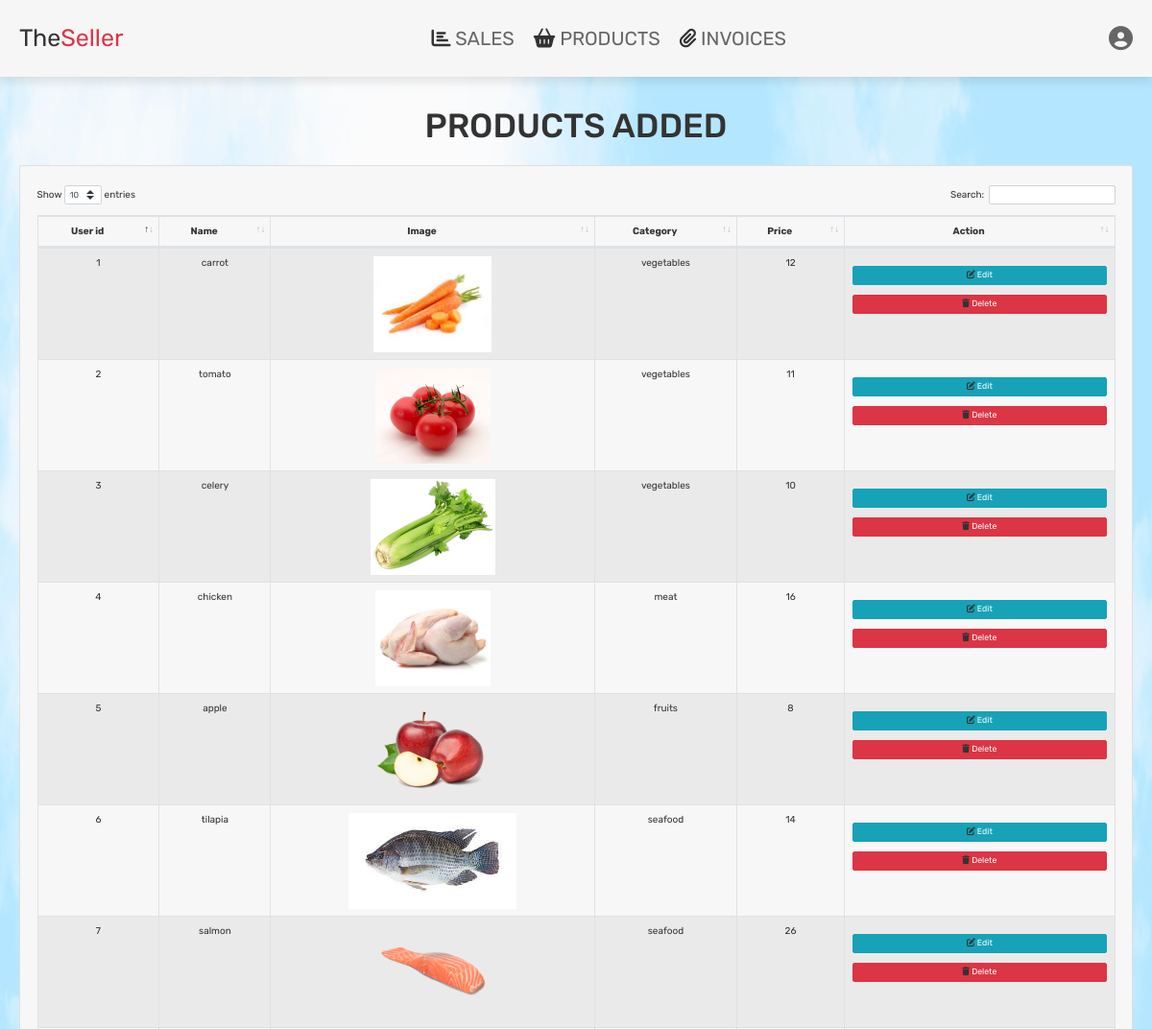
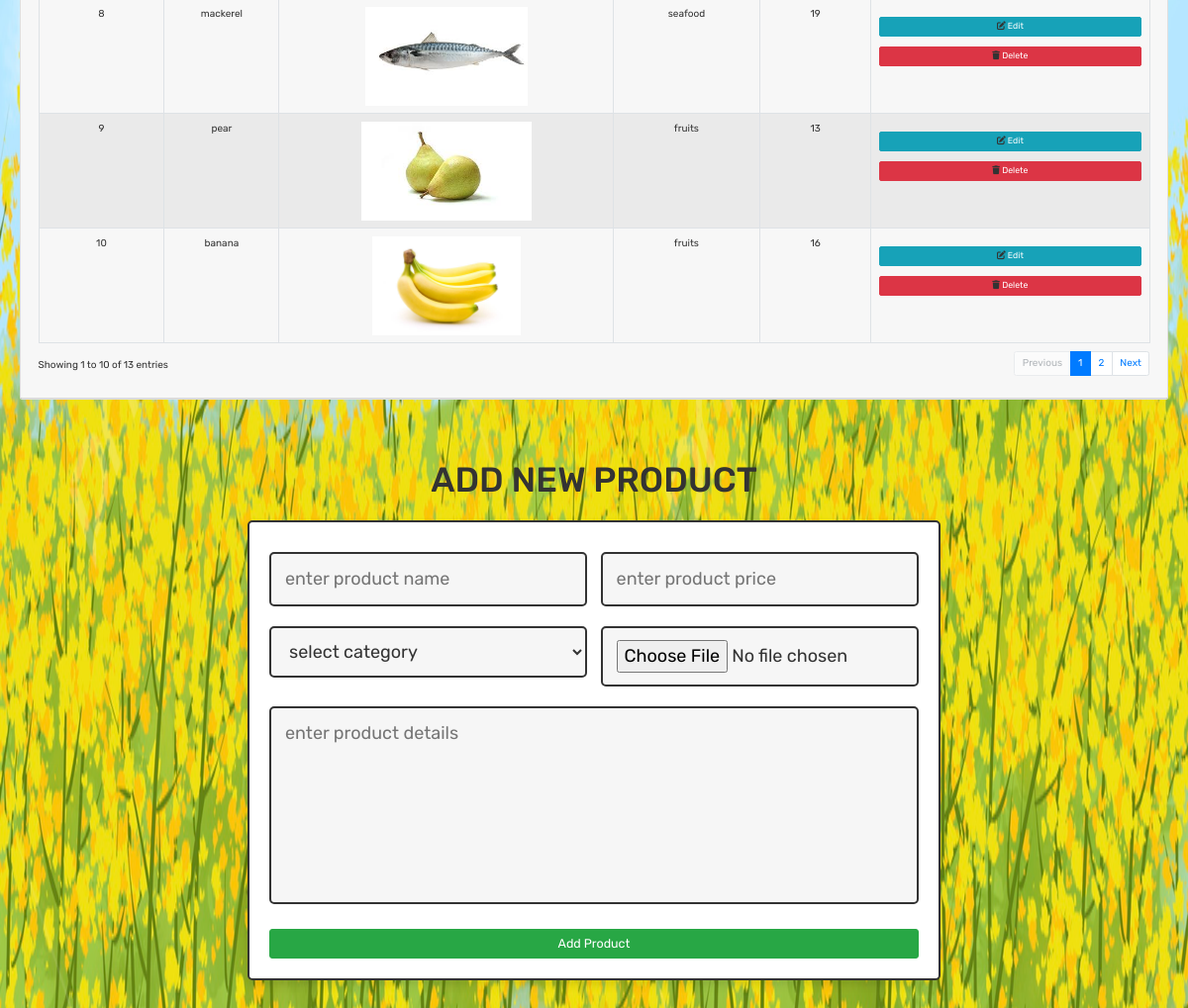
Screenshot of /seller_products.php (signed in) with the database file from the repository (2 pictures, top to bottom).
### tables this page shows
CREATE TABLE `products` (
  `id` int(100) NOT NULL,
  `name` varchar(100) NOT NULL,
  `category` varchar(20) NOT NULL,
  `details` varchar(500) NOT NULL,
  `price` int(100) NOT NULL,
  `image` varchar(100) NOT NULL,
  `sold` int(100) NOT NULL
);

### seller_products.php (the view, shortened to what this page needs)
<?php
@include 'config.php';
?>
<!DOCTYPE html>
<html lang="en">
<head>
   <link rel="stylesheet" href="https://cdnjs.cloudflare.com/ajax/libs/font-awesome/6.1.1/css/all.min.css">
   <link rel="stylesheet" href="css/admin_style.css">
   <link rel="stylesheet" href="css/dataTables.bootstrap4.min.css">
   <link rel="stylesheet" href="css/bootstrap.min.css">
</head>
<body style="background:url(images/admin-bg.jpg); background-repeat: no-repeat; background-size: 100% 100%;">
<?php include 'seller_header.php'; ?>
<section class="table-product" >
<h1 class="title">products added</h1>
<div class="card " style="width: 100%;">
        <div class="card-header">
        <div class="card-body pr-2 pl-2">
          <table id="example" class="table table-striped table-bordered" style="width:100%">
                  <thead>
                    <tr>
                      <th class="text-center">User id</th>
                      <th  class="text-center">Name</th>
                      <th  class="text-center">Image</th>
                      <th  class="text-center">Category</th>
                      <th  class="text-center">Price</th>
                      <th  width='25%' class="text-center">Action</th>
                    </tr>
                  </thead>
                  <tbody>
                  <?php
                  $i=1;
                     $select_products = $conn->prepare("SELECT * FROM `products`");
                     $select_products->execute();
                     if($select_products->rowCount() > 0){
                        while($fetch_products = $select_products->fetch(PDO::FETCH_ASSOC)){
                  ?>
                  <tr class="text-center">
                    <td><?php echo $i++;?></td>
                    <td><?php echo $fetch_products['name'];?></td>
                    <td class="image"><img src="uploaded_img/<?= $fetch_products['image']; ?>" height="100" alt=""></td>
                     <td><?php echo $fetch_products['category'];?></td>
                     <td><?= $fetch_products['price']; ?></td>
                  <td>
                  <a href="admin_update_product.php?update=<?= $fetch_products['id']; ?>" class="btn btn-info btn-sm"> <i class="fas fa-edit"></i> edit </a>
                     <a onclick="return confirm('Are you sure To Delete ? The user related information will also be delete!')"
                     class="btn btn-danger btn-sm " href="?delete=<?= $fetch_products['id']; ?>"><i class="fas fa-trash"></i> delete</a>
                  </td>
                  <?php }?>
                  <?php }else{
                     echo '<p class="empty">no product available!</p>';
                  }?>
                  </tr>
                  </tbody>
          </table>
        </div>
        </div>
</div>
</section>
<section class="add-products">
   <h1 class="title">add new product</h1>
   <form action="" method="POST" enctype="multipart/form-data">
      <div class="flex">
         <div class="inputBox">
         <input type="text" name="name" class="box" required placeholder="enter product name">
         <select name="category" class="box" required>
            <option value="" selected disabled>select category</option>
         </select>
         </div>
         <div class="inputBox">
         <input type="number" min="0" name="price" class="box" required placeholder="enter product price">
         <input type="file" name="image" required class="box" accept="image/jpg, image/jpeg, image/png">
         </div>
      </div>
      <textarea name="details" class="box" required placeholder="enter product details" cols="30" rows="10"></textarea>
      <input type="submit" class="btn btn-success btn-lg " value="add product" name="add_product">
   </form>
</section>
</body>
</html>

### css/admin_style.css (style rules this page uses)
.add-products form { max-width: 70rem; padding:2rem; margin:0 auto; text-align: center; border:var(--border); box-shadow: var(--box-shadow); background-color: var(--white); border-radius: .5rem; }
.add-products form .flex { display: flex; justify-content: space-between; flex-wrap: wrap; }
.add-products form .flex .inputBox { width: 49%; }
.add-products form .box { width: 100%; margin:1rem 0; padding:1.2rem 1.4rem; font-size: 1.8rem; color:var(--black); border-radius: .5rem; background-color: var(--light-bg); border:var(--border); }
.add-products form textarea { height: 20rem; resize: none; }

### css/components.css (style rules this page uses)
:root { --green:#27ae60; --orange:#f39c12; --red:#e74c3c; --black:#333; --light-color:#666; --white:#fff; --light-bg:#f6f6f6; --border:.2rem solid var(--black); --box-shadow:0 .5rem 1rem rgba(0,0,0,.1); }
* { font-family: 'Rubik', sans-serif; margin:0; padding:0; box-sizing: border-box; outline: none; border:none; text-decoration: none; color:var(--black); }
body { background-color: var(--light-bg); }
html { font-size: 62.5%; overflow-x: hidden; scroll-behavior: smooth; scroll-padding-top: 6.5rem; }
section { padding:3rem 2rem; max-width: 1200px; margin:0 auto; }
.btn, .delete-btn, .option-btn { display: block; width: 100%; margin-top: 1rem; border-radius: .5rem; color:var(--white); font-size: 2rem; padding:1.3rem 3rem; text-transform: capitalize; cursor: pointer; text-align: center; }
.btn { background-color: var(--green); }
.title { text-align: center; margin-bottom: 2rem; text-transform: uppercase; color:var(--black); font-size: 3.5rem; }

### rows the page displays
products: name "carrot", image (picture), category "vegetables", price "12"
products: name "tomato", image (picture), category "vegetables", price "11"
products: name "celery", image (picture), category "vegetables", price "10"
products: name "chicken", image (picture), category "meat", price "16"
products: name "apple", image (picture), category "fruits", price "8"
products: name "tilapia", image (picture), category "seafood", price "14"
products: name "salmon", image (picture), category "seafood", price "26"
products: name "mackerel", image (picture), category "seafood", price "19"
products: name "pear", image (picture), category "fruits", price "13"
products: name "banana", image (picture), category "fruits", price "16"
